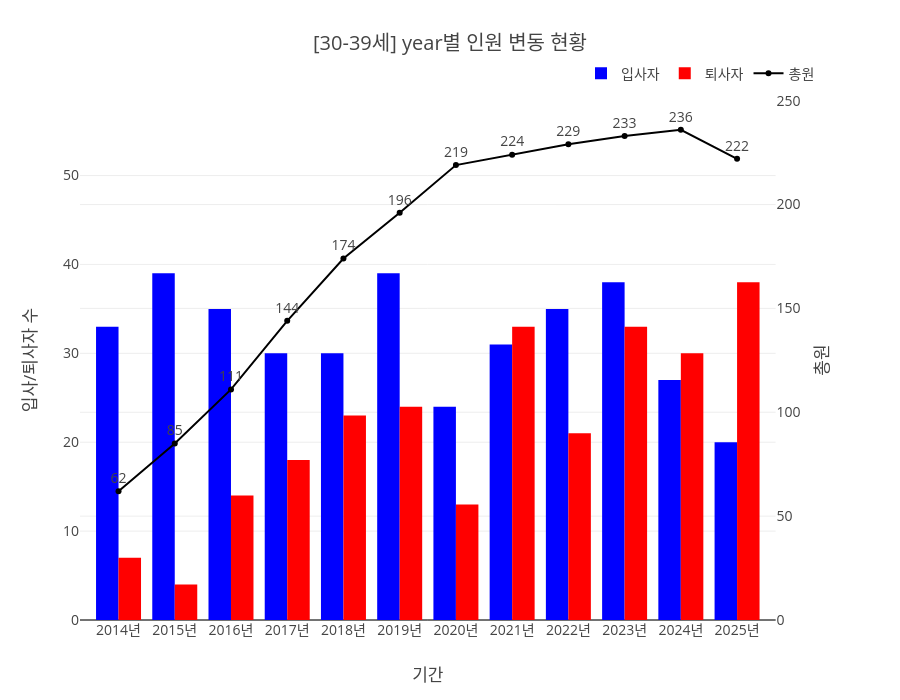

Notebook code for this chart:
### Code cell
import pandas as pd
import plotly.io as pio
from IPython.display import display

# 필요한 모듈 임포트
from services.data_preparer import prepare_basic_proposal_data
from services.proposal_views.basic_proposal_view import create_figure_and_df

# --- 테스트 실행 ---

# 1. 데이터 준비
print("Step 1: `data_preparer`를 통해 데이터 묶음(bundle)을 준비합니다...")
data_bundle = prepare_basic_proposal_data()
print(" -> 데이터 준비 완료!")

# 2. 사용자 필터 선택 시뮬레이션
selected_dimension_ui = '연령별'
selected_period_agg = 'yearly'

# 하위 그룹 목록은 view 함수가 아닌 app.py(여기서는 테스트코드)에서 결정
dim_map = {'부서별': 'DIVISION_NAME', '직무별': 'JOB_L1_NAME', '성별': 'GENDER', 
           '연령별': 'AGE_BIN', '직위직급별': 'POSITION_NAME', '경력연차별': 'CAREER_BIN', 
           '연봉구간별': 'SALARY_BIN', '지역별': 'REGION_CATEGORY', '계약별': 'CONT_CATEGORY'}
dimension_col = dim_map.get(selected_dimension_ui)
subgroups = ['전체'] + sorted(data_bundle[selected_dimension_ui][selected_period_agg][dimension_col].unique())
selected_subgroup = '30-39세' # 이제 이 값을 바꿔도 에러가 나지 않습니다.

print(f"Step 2: 사용자가 '{selected_dimension_ui}', '{selected_period_agg.replace('ly','별')}', '{selected_subgroup}'을 선택했습니다.")

# 3. view 함수 호출
print("Step 3: `view` 모듈을 호출하여 결과물을 생성합니다...")
fig, aggregate_df = create_figure_and_df(
    data_bundle=data_bundle, 
    dimension_ui_name=selected_dimension_ui, 
    period_agg_name=selected_period_agg,
    subgroup_name=selected_subgroup
)
print(" -> 생성 완료!")

# --- 결과 확인 ---
print("\n--- [결과 1] 생성된 Plotly 그래프 ---")
# pio.renderers.default = 'vscode' 
fig.show()

print(f"\n--- [결과 2] '{selected_dimension_ui}' 기준 생성된 요약 테이블 ---")
display(aggregate_df)

### Figure 1 — Plotly figure (JSON) as saved in the notebook; plotly's stock layout.template omitted (floating-point values rounded to 4 significant figures)
{"data": [{"marker": {"color": "blue"}, "name": "입사자", "type": "bar", "x": ["2014년", "2015년", "2016년", "2017년", "2018년", "2019년", "2020년", "2021년", "2022년", "2023년", "2024년", "2025년"], "xaxis": "x", "y": [33, 39, 35, 30, 30, 39, 24, 31, 35, 38, 27, 20], "yaxis": "y"}, {"marker": {"color": "red"}, "name": "퇴사자", "type": "bar", "x": ["2014년", "2015년", "2016년", "2017년", "2018년", "2019년", "2020년", "2021년", "2022년", "2023년", "2024년", "2025년"], "xaxis": "x", "y": [7, 4, 14, 18, 23, 24, 13, 33, 21, 33, 30, 38], "yaxis": "y"}, {"line": {"color": "black"}, "mode": "lines+markers+text", "name": "총원", "text": [62.0, 85.0, 111.0, 144.0, 174.0, 196.0, 219.0, 224.0, 229.0, 233.0, 236.0, 222.0], "textposition": "top center", "type": "scatter", "x": ["2014년", "2015년", "2016년", "2017년", "2018년", "2019년", "2020년", "2021년", "2022년", "2023년", "2024년", "2025년"], "xaxis": "x", "y": [62, 85, 111, 144, 174, 196, 219, 224, 229, 233, 236, 222], "yaxis": "y2"}], "layout": {"barmode": "group", "font": {"size": 14}, "height": 700, "legend": {"orientation": "h", "x": 1, "xanchor": "right", "y": 1.02, "yanchor": "bottom"}, "title": {"text": "[30-39세] year별 인원 변동 현황"}, "xaxis": {"anchor": "y", "domain": [0, 0.94], "title": {"text": "기간"}}, "yaxis": {"anchor": "x", "domain": [0, 1], "range": [0, 58.5], "title": {"text": "입사/퇴사자 수"}}, "yaxis2": {"anchor": "x", "overlaying": "y", "rangemode": "tozero", "side": "right", "title": {"text": "총원"}}}}
